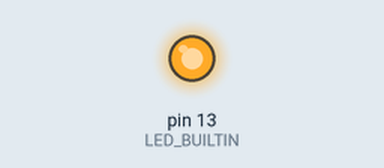
Recording of a sketch running on a simulated Arduino Uno, built with avr-gcc and run on an emulated ATmega328P. Shown: output pins drawn as LEDs (lit = HIGH).

Above: at 0.1 s.
At 39.6 s:
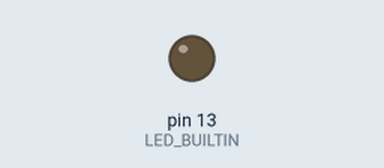
Timing chart, 0 to 40.0 s (numbered marks = the images above):
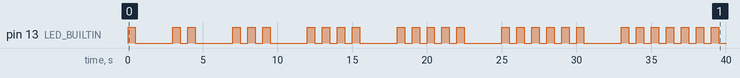

The sketch:

Blink.ino
```cpp
/*
  Bryce Monaco
  CPE 301
  Lab 05 - Question 1 (Book 3.1)

  This modified version of the Blink example blinks the LED a variable amount of times,
  starting once and going all the way to ten times.

  The LED is connected to PB7

*/

// the setup function runs once when you press reset or power the board
void setup()
{
  pinMode(LED_BUILTIN, OUTPUT);

}

// the loop function runs over and over again forever
void loop()
{
  for (int i = 0; i < 10; i++)
  {
    for (int ii = 0; ii <= i; ii++)
    {
      digitalWrite (LED_BUILTIN, HIGH);
      delay (500);
      digitalWrite (LED_BUILTIN, LOW);
      delay (500);

    }

    delay (2000);

  }

}
```

Measured:
- by itself, pin 13 (LED_BUILTIN): LOW → HIGH at 0.00 s, → LOW 0.50 s later, → HIGH 2.5 s later, → LOW 0.50 s later, … (56 changes in this stretch)
